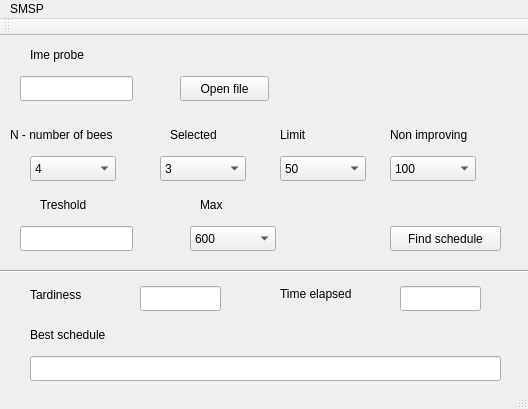
<?xml version="1.0" encoding="UTF-8"?>
<ui version="4.0">
 <class>MainWindow</class>
 <widget class="QMainWindow" name="MainWindow">
  <property name="geometry">
   <rect>
    <x>0</x>
    <y>0</y>
    <width>528</width>
    <height>409</height>
   </rect>
  </property>
  <property name="windowTitle">
   <string>MainWindow</string>
  </property>
  <widget class="QWidget" name="centralWidget">
   <widget class="QLabel" name="label">
    <property name="geometry">
     <rect>
      <x>10</x>
      <y>90</y>
      <width>141</width>
      <height>17</height>
     </rect>
    </property>
    <property name="text">
     <string>N - number of bees</string>
    </property>
   </widget>
   <widget class="QLabel" name="label_2">
    <property name="geometry">
     <rect>
      <x>170</x>
      <y>90</y>
      <width>71</width>
      <height>17</height>
     </rect>
    </property>
    <property name="text">
     <string>Selected</string>
    </property>
   </widget>
   <widget class="QLabel" name="label_3">
    <property name="geometry">
     <rect>
      <x>280</x>
      <y>90</y>
      <width>67</width>
      <height>17</height>
     </rect>
    </property>
    <property name="text">
     <string>Limit</string>
    </property>
   </widget>
   <widget class="QLabel" name="label_4">
    <property name="geometry">
     <rect>
      <x>200</x>
      <y>160</y>
      <width>67</width>
      <height>17</height>
     </rect>
    </property>
    <property name="text">
     <string>Max</string>
    </property>
   </widget>
   <widget class="QLabel" name="label_5">
    <property name="geometry">
     <rect>
      <x>390</x>
      <y>90</y>
      <width>111</width>
      <height>17</height>
     </rect>
    </property>
    <property name="text">
     <string>Non improving</string>
    </property>
   </widget>
   <widget class="QLabel" name="label_6">
    <property name="geometry">
     <rect>
      <x>40</x>
      <y>160</y>
      <width>71</width>
      <height>17</height>
     </rect>
    </property>
    <property name="text">
     <string>Treshold</string>
    </property>
   </widget>
   <widget class="QComboBox" name="comboBox">
    <property name="geometry">
     <rect>
      <x>160</x>
      <y>120</y>
      <width>86</width>
      <height>25</height>
     </rect>
    </property>
    <item>
     <property name="text">
      <string>3</string>
     </property>
    </item>
    <item>
     <property name="text">
      <string>4</string>
     </property>
    </item>
    <item>
     <property name="text">
      <string>5</string>
     </property>
    </item>
    <item>
     <property name="text">
      <string>6</string>
     </property>
    </item>
   </widget>
   <widget class="QComboBox" name="comboBox_2">
    <property name="geometry">
     <rect>
      <x>280</x>
      <y>120</y>
      <width>86</width>
      <height>25</height>
     </rect>
    </property>
    <item>
     <property name="text">
      <string>50</string>
     </property>
    </item>
    <item>
     <property name="text">
      <string>100</string>
     </property>
    </item>
    <item>
     <property name="text">
      <string>150</string>
     </property>
    </item>
    <item>
     <property name="text">
      <string>200</string>
     </property>
    </item>
   </widget>
   <widget class="QComboBox" name="comboBox_3">
    <property name="geometry">
     <rect>
      <x>390</x>
      <y>120</y>
      <width>86</width>
      <height>25</height>
     </rect>
    </property>
    <item>
     <property name="text">
      <string>100</string>
     </property>
    </item>
    <item>
     <property name="text">
      <string>200</string>
     </property>
    </item>
    <item>
     <property name="text">
      <string>300</string>
     </property>
    </item>
   </widget>
   <widget class="QComboBox" name="comboBox_4">
    <property name="geometry">
     <rect>
      <x>190</x>
      <y>190</y>
      <width>86</width>
      <height>25</height>
     </rect>
    </property>
    <item>
     <property name="text">
      <string>600</string>
     </property>
    </item>
    <item>
     <property name="text">
      <string>900</string>
     </property>
    </item>
    <item>
     <property name="text">
      <string>1200</string>
     </property>
    </item>
   </widget>
   <widget class="QComboBox" name="comboBox_5">
    <property name="geometry">
     <rect>
      <x>30</x>
      <y>120</y>
      <width>86</width>
      <height>25</height>
     </rect>
    </property>
    <item>
     <property name="text">
      <string>4</string>
     </property>
    </item>
    <item>
     <property name="text">
      <string>6</string>
     </property>
    </item>
    <item>
     <property name="text">
      <string>8</string>
     </property>
    </item>
    <item>
     <property name="text">
      <string>10</string>
     </property>
    </item>
   </widget>
   <widget class="QLineEdit" name="lineEdit">
    <property name="geometry">
     <rect>
      <x>20</x>
      <y>190</y>
      <width>113</width>
      <height>25</height>
     </rect>
    </property>
   </widget>
   <widget class="QLabel" name="label_7">
    <property name="geometry">
     <rect>
      <x>30</x>
      <y>290</y>
      <width>141</width>
      <height>17</height>
     </rect>
    </property>
    <property name="text">
     <string>Best schedule</string>
    </property>
   </widget>
   <widget class="QLineEdit" name="lineEdit_2">
    <property name="geometry">
     <rect>
      <x>30</x>
      <y>320</y>
      <width>471</width>
      <height>25</height>
     </rect>
    </property>
   </widget>
   <widget class="QLabel" name="label_8">
    <property name="geometry">
     <rect>
      <x>30</x>
      <y>250</y>
      <width>81</width>
      <height>17</height>
     </rect>
    </property>
    <property name="text">
     <string>Tardiness</string>
    </property>
   </widget>
   <widget class="QLineEdit" name="lineEdit_3">
    <property name="geometry">
     <rect>
      <x>140</x>
      <y>250</y>
      <width>81</width>
      <height>25</height>
     </rect>
    </property>
   </widget>
   <widget class="QPushButton" name="pushButton">
    <property name="geometry">
     <rect>
      <x>390</x>
      <y>190</y>
      <width>111</width>
      <height>25</height>
     </rect>
    </property>
    <property name="text">
     <string>Find schedule</string>
    </property>
   </widget>
   <widget class="Line" name="line">
    <property name="geometry">
     <rect>
      <x>-10</x>
      <y>220</y>
      <width>541</width>
      <height>31</height>
     </rect>
    </property>
    <property name="orientation">
     <enum>Qt::Horizontal</enum>
    </property>
   </widget>
   <widget class="QLineEdit" name="lineEdit_4">
    <property name="geometry">
     <rect>
      <x>20</x>
      <y>40</y>
      <width>113</width>
      <height>25</height>
     </rect>
    </property>
   </widget>
   <widget class="QLabel" name="label_9">
    <property name="geometry">
     <rect>
      <x>30</x>
      <y>10</y>
      <width>91</width>
      <height>17</height>
     </rect>
    </property>
    <property name="text">
     <string>Ime probe</string>
    </property>
   </widget>
   <widget class="QLabel" name="label_10">
    <property name="geometry">
     <rect>
      <x>280</x>
      <y>250</y>
      <width>101</width>
      <height>16</height>
     </rect>
    </property>
    <property name="text">
     <string>Time elapsed</string>
    </property>
   </widget>
   <widget class="QLineEdit" name="lineEdit_6">
    <property name="geometry">
     <rect>
      <x>400</x>
      <y>250</y>
      <width>81</width>
      <height>25</height>
     </rect>
    </property>
   </widget>
   <widget class="QPushButton" name="pushButton_2">
    <property name="geometry">
     <rect>
      <x>180</x>
      <y>40</y>
      <width>89</width>
      <height>25</height>
     </rect>
    </property>
    <property name="text">
     <string>Open file</string>
    </property>
   </widget>
  </widget>
  <widget class="QMenuBar" name="menuBar">
   <property name="geometry">
    <rect>
     <x>0</x>
     <y>0</y>
     <width>528</width>
     <height>22</height>
    </rect>
   </property>
   <widget class="QMenu" name="menuSMSP">
    <property name="title">
     <string>SMSP</string>
    </property>
   </widget>
   <addaction name="menuSMSP"/>
  </widget>
  <widget class="QToolBar" name="mainToolBar">
   <attribute name="toolBarArea">
    <enum>TopToolBarArea</enum>
   </attribute>
   <attribute name="toolBarBreak">
    <bool>false</bool>
   </attribute>
  </widget>
  <widget class="QStatusBar" name="statusBar"/>
 </widget>
 <layoutdefault spacing="6" margin="11"/>
 <resources/>
 <connections/>
</ui>
